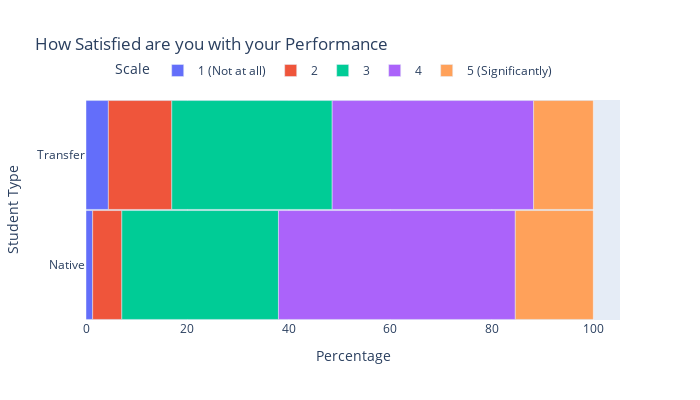

Notebook code cell kept with this figure:
### Code cell
fig = DivergingGraphPlot(transfer, native, label, graphTitle, X_title, Y_title)
fig.show()

X_label = ""
Y_label = "1(Not Satisfied) ... 5(Very Satisfied)"
x_label = ["Week 2", "Week 3", "Week 4", "Week 5", "Week 6", "Week 7", "Week 8", "Week 9"]
graphLabel = "How Satisfied are you with your Performance"
df2 = plotLineGraph(transfer, native, label, graphLabel, X_label, Y_label, x_label, x)
print(df2)

### Figure 1 — Plotly figure (JSON) as saved in the notebook; plotly's stock layout.template omitted (floating-point values rounded to 4 significant figures)
{"data": [{"hovertemplate": "%{y}: %{x}", "name": "1 (Not at all)", "orientation": "h", "type": "bar", "x": [4.412, 1.312], "y": ["Transfer", "Native"]}, {"hovertemplate": "%{y}: %{x}", "name": "2", "orientation": "h", "type": "bar", "x": [12.5, 5.75], "y": ["Transfer", "Native"]}, {"hovertemplate": "%{y}: %{x}", "name": "3", "orientation": "h", "type": "bar", "x": [31.62, 30.88], "y": ["Transfer", "Native"]}, {"hovertemplate": "%{y}: %{x}", "name": "4", "orientation": "h", "type": "bar", "x": [39.71, 46.69], "y": ["Transfer", "Native"]}, {"hovertemplate": "%{y}: %{x}", "name": "5 (Significantly)", "orientation": "h", "type": "bar", "x": [11.76, 15.38], "y": ["Transfer", "Native"]}], "layout": {"bargap": 0.01, "barmode": "relative", "height": 400, "legend": {"orientation": "h", "title": {"text": "Scale"}, "x": 0.05, "y": 1.2}, "title": {"text": "How Satisfied are you with your Performance"}, "width": 700, "xaxis": {"title": {"text": "Percentage"}}, "yaxis": {"autorange": "reversed", "title": {"text": "Student Type"}}}}
